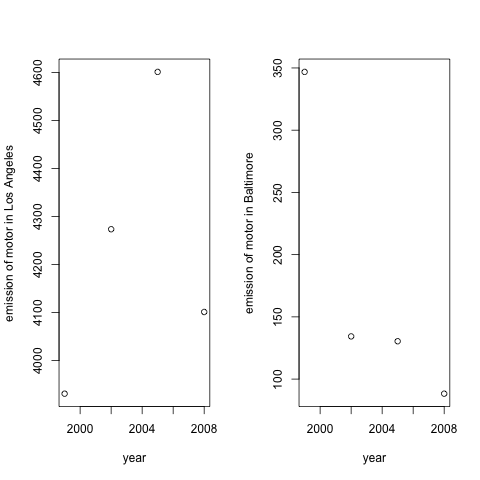

Write R code to recreate this figure.
Los<-subset(x = NEI_SCC_Dataset,type =="ON-ROAD" & fips == "06037",select = c("Emissions","year"))
Total_Emission_Los_Motor<-aggregate(x = Los$Emissions,by = list(Los$year),FUN = sum)

png("plot6.PNG")
par(mfrow=c(1,2))
plot(Total_Emission_Los_Motor$Group.1,Total_Emission_Los_Motor$x,xlab = "year",ylab = "emission of motor in Los Angeles")
plot(Total_Emission_Baltimore_Motor$Group.1,Total_Emission_Baltimore_Motor$x,xlab="year",ylab ="emission of motor in Baltimore")
dev.off()
